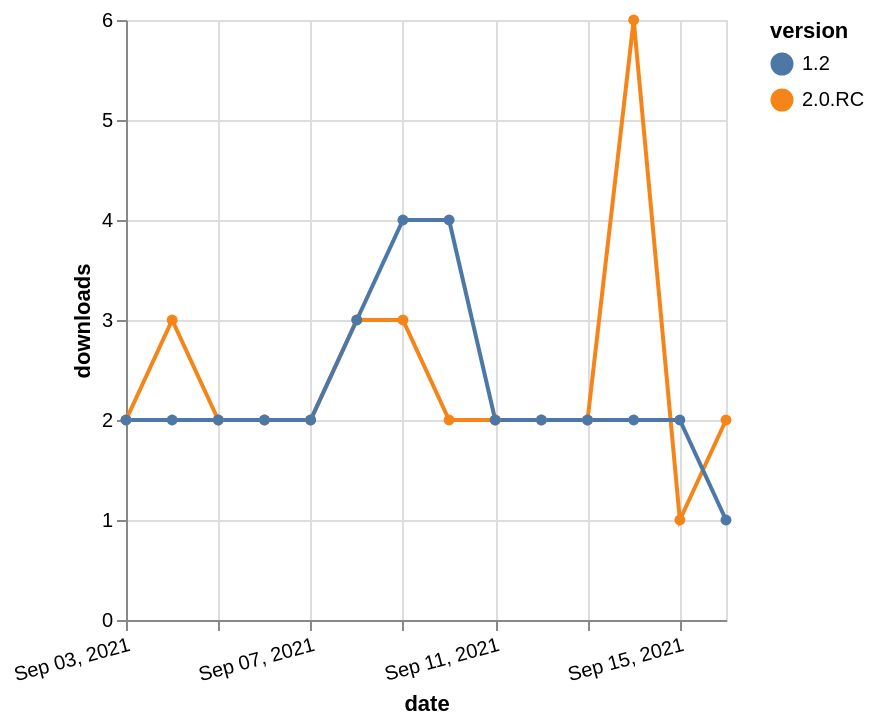

This figure's Vega-Lite source:
### Vega-Lite specification from a JSON file in a GitHub repository (floating-point values rounded to 4 significant figures)
{"$schema": "https://vega.github.io/schema/vega-lite/v5.json", "description": "A simple bar chart with embedded data.", "data": {"values": [{"date": "2021-09-03", "total": 3299, "delta": 2, "version": "2.0.RC"}, {"date": "2021-09-04", "total": 3302, "delta": 3, "version": "2.0.RC"}, {"date": "2021-09-05", "total": 3304, "delta": 2, "version": "2.0.RC"}, {"date": "2021-09-06", "total": 3306, "delta": 2, "version": "2.0.RC"}, {"date": "2021-09-07", "total": 3308, "delta": 2, "version": "2.0.RC"}, {"date": "2021-09-08", "total": 3311, "delta": 3, "version": "2.0.RC"}, {"date": "2021-09-09", "total": 3314, "delta": 3, "version": "2.0.RC"}, {"date": "2021-09-10", "total": 3316, "delta": 2, "version": "2.0.RC"}, {"date": "2021-09-11", "total": 3318, "delta": 2, "version": "2.0.RC"}, {"date": "2021-09-12", "total": 3320, "delta": 2, "version": "2.0.RC"}, {"date": "2021-09-13", "total": 3322, "delta": 2, "version": "2.0.RC"}, {"date": "2021-09-14", "total": 3328, "delta": 6, "version": "2.0.RC"}, {"date": "2021-09-15", "total": 3329, "delta": 1, "version": "2.0.RC"}, {"date": "2021-09-16", "total": 3331, "delta": 2, "version": "2.0.RC"}, {"date": "2021-09-03", "total": 3077, "delta": 2, "version": "1.2"}, {"date": "2021-09-04", "total": 3079, "delta": 2, "version": "1.2"}, {"date": "2021-09-05", "total": 3081, "delta": 2, "version": "1.2"}, {"date": "2021-09-06", "total": 3083, "delta": 2, "version": "1.2"}, {"date": "2021-09-07", "total": 3085, "delta": 2, "version": "1.2"}, {"date": "2021-09-08", "total": 3088, "delta": 3, "version": "1.2"}, {"date": "2021-09-09", "total": 3092, "delta": 4, "version": "1.2"}, {"date": "2021-09-10", "total": 3096, "delta": 4, "version": "1.2"}, {"date": "2021-09-11", "total": 3098, "delta": 2, "version": "1.2"}, {"date": "2021-09-12", "total": 3100, "delta": 2, "version": "1.2"}, {"date": "2021-09-13", "total": 3102, "delta": 2, "version": "1.2"}, {"date": "2021-09-14", "total": 3104, "delta": 2, "version": "1.2"}, {"date": "2021-09-15", "total": 3106, "delta": 2, "version": "1.2"}, {"date": "2021-09-16", "total": 3107, "delta": 1, "version": "1.2"}]}, "width": "container", "mark": {"type": "line", "point": {"filled": true}}, "encoding": {"x": {"field": "date", "type": "temporal", "timeUnit": "yearmonthdate", "title": "date", "axis": {"labelAngle": -15}}, "y": {"field": "delta", "type": "quantitative", "title": "downloads"}, "color": {"field": "version", "type": "nominal"}, "tooltip": {"field": "delta"}}}
